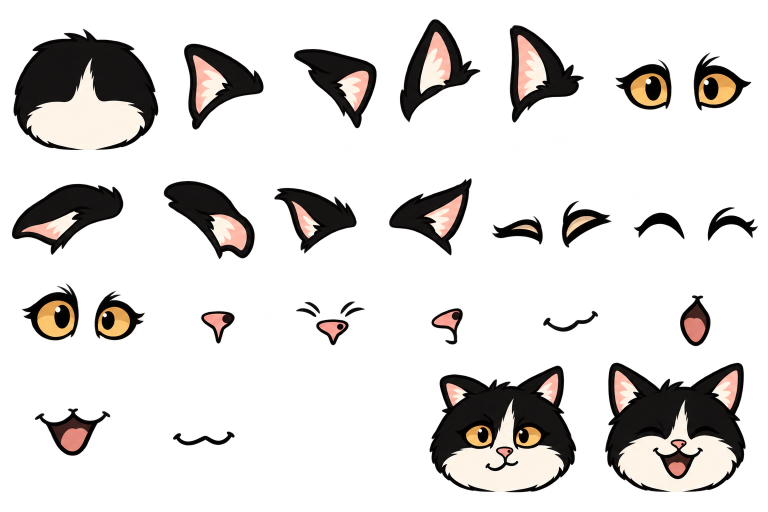
#> input picture assets/purplemonkey/rig-64-cat-v3/source/cat-face-source.png, 1536 x 1024 px (shown at 1/2 size)
$ python build_cat_cute_face.py
#> lines starting #> are read from the running program, lines starting #| are printed output that depends on the picture
### tools/art/extract_pet_rigs.py
#!/usr/bin/env python3
"""Deterministic extraction/registration of approved source sheets. No firmware edits.
Names l/r mean viewer-left/right. Output <=31px per axis; shared palette per pet.
"""
from pathlib import Path
import json, math, hashlib
import numpy as np
from PIL import Image, ImageDraw
ROOT=Path(__file__).resolve().parents[2]
BASE=ROOT/'assets/purplemonkey/rig'
SOURCE_BASE=BASE
MAX_SIZE=31
OUT=BASE/'review'
OUT.mkdir(exist_ok=True)
NIGHT=(22,18,46,255)
# Manually inspected regions enclosing whole parts, excluding assembled reference.
REGIONS={
'monkey':{'head':(0,30,480,440),'body':(480,95,770,495),'arm_l':(785,95,940,565),'arm_r':(975,95,1130,565),'leg_l':(15,450,240,850),'leg_r':(260,450,470,850),'tail':(475,500,850,845),'drum':(865,560,1195,800)},
'cat':{'head':(0,45,510,465),'body':(530,120,825,550),'arm_l':(885,180,1010,575),'arm_r':(1070,180,1200,575),'leg_l':(35,490,250,845),'leg_r':(330,490,535,845),'tail':(550,540,780,845),'xylophone':(780,595,1230,855)},
'dog':{'ear_l':(25,75,275,370),'head':(320,35,625,385),'ear_r':(640,75,915,370),'body':(335,375,630,735),'arm_l':(65,380,325,740),'arm_r':(650,380,905,740),'leg_l':(145,735,370,990),'leg_r':(520,735,740,990),'tail':(760,715,990,990)},
'llama':{'head':(35,35,315,420),'body':(320,130,780,475),'neck':(785,45,990,515),'tail':(85,430,315,615),'collar':(420,480,715,630),'leg_far_l':(110,620,270,985),'leg_far_r':(300,620,465,985),'leg_near_l':(535,620,690,985),'leg_near_r':(735,620,905,985)}}
EXPRS=['neutral','blink','happy','sing','surprised','sleepy']
def solid(im):
 a=np.array(im.convert('RGBA')); a[:,:,3]=np.where(a[:,:,3]>=128,255,0);a[a[:,:,3]==0,:3]=0
 return Image.fromarray(a)
# [161 lines left out: functions trim, extract, solve, render, main, not called in this run]
# [1 lines that do not run on import are left out]

### tools/art/build_cat_cute_face.py
#!/usr/bin/env python3
"""Register the cute face-only asymmetric cat revision to the existing modular rig."""
import json,math
from pathlib import Path
import numpy as np
from PIL import Image,ImageDraw
import extract_pet_rigs as art
ROOT=art.ROOT;BASE=ROOT/'assets/purplemonkey/rig-64-cat-v3';OLD=ROOT/'assets/purplemonkey/rig-64-modular/cat';D=BASE/'cat'

def build():
 D.mkdir(parents=True,exist_ok=True)
 src=Image.open(BASE/'source/cat-face-source.png').convert('RGBA');cells=[]
#> in build, src is the input picture: PIL image 1536x1024 RGBA; mean R, G, B, A 34.2, 28.6, 25.1, 55
 bounds=json.loads((BASE/'source/crop-grid.json').read_text()) if (BASE/'source/crop-grid.json').exists() else {'x':[round(i*src.width/6) for i in range(7)],'y':[round(i*src.height/4) for i in range(5)]}
 for i in range(24):
  x,y=i%6,i//6;box=bounds['boxes'][i] if 'boxes' in bounds else (bounds['x'][x],bounds['y'][y],bounds['x'][x+1],bounds['y'][y+1]);im=art.solid(src.crop(box))
  if i in (13,14,15,16,17,18,19):
   a=np.array(im);rgb=a[:,:,:3].astype(int);white=(rgb.min(axis=2)>155)&((rgb.max(axis=2)-rgb.min(axis=2))<55);a[white,3]=0;im=Image.fromarray(a)
  bb=im.getchannel('A').getbbox();assert bb;cells.append(im.crop(bb))
#> this loop made 21 passes
#> bb on passes 1 to 12: (27, 58, 256, 256), (0, 88, 256, 256), (0, 98, 241, 256), (32, 39, 256, 244), (0, 51, 256, 245), (0, 106, 222, 221), (24, 0, 256, 253), (0, 0, 253, 256), (37, 120, 201, 251), (11, 101, 256, 254), (0, 146, 256, 239), (0, 159, 235, 225)
#> pass 1, in build, `im = art.solid(src.crop(box))`:
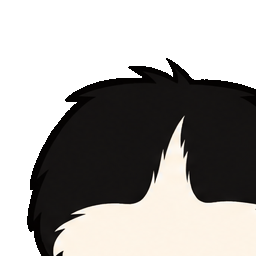
#> im: PIL image 256x256 RGBA; mean R, G, B, A 54.6, 52.1, 49.5, 146.8; transparent parts drawn white
#> pass 2, in build, `im = art.solid(src.crop(box))`:
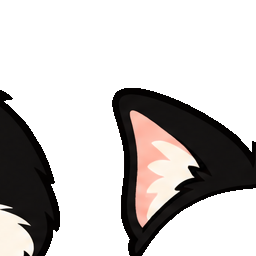
#> im: PIL image 256x256 RGBA; mean R, G, B, A 24.6, 21.3, 20.1, 82.6; transparent parts drawn white
#> pass 3, in build, `im = art.solid(src.crop(box))`:
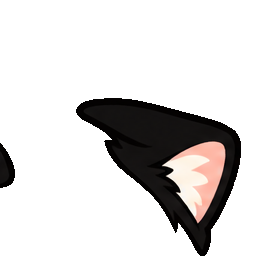
#> im: PIL image 256x256 RGBA; mean R, G, B, A 13.7, 11.5, 10.8, 54; transparent parts drawn white
#> after the loop:
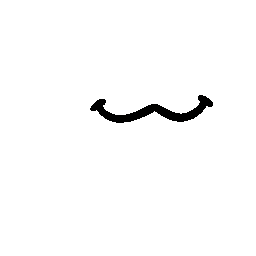
#> a: shape (256, 256, 4); mean R, G, B, A 0, 0, 0, 4.5; transparent parts drawn white
#> after the loop: im: PIL image 256x256 RGBA; every value is 0
#> after the loop, cells = 20 items
 rig=json.loads((OLD/'rig.json').read_text());meta=json.loads((OLD/'face-variants.json').read_text())
 parts={p['name']:Image.open(OLD/p['file']).convert('RGBA') for p in rig['parts']}
 def fit(im,size):
  s=min(size[0]/im.width,size[1]/im.height);return art.solid(im.resize((max(1,round(im.width*s)),max(1,round(im.height*s))),Image.Resampling.LANCZOS))
 head=fit(cells[0],(54,46));w,h=head.size;hp=[w//2,round((h-1)*.88)];parts['head_shape']=head
 p=next(p for p in rig['parts'] if p['name']=='head_shape');p['pivot']=hp
 meta['head_shape']={'file':'head_shape.png','canvas':[w,h],'pivot':hp}
 # Body, tail, limbs and instrument retain the prior approved cartoon pixels.
 variants={}
 groups=[('eyes',[5,10,11,12],['open','blink','happy','surprised'],.73,.32,.5,.45),('nose',[13,14,15],['neutral','scrunch','tilt'],.24,.16,.51,.65),('mouth',[16,17,18,19],['smile','sing','happy','sleepy'],.46,.23,.51,.80)]
 for name,indices,states,wr,hr,cx,cy in groups:
  raw=[cells[i] for i in indices];s=min(w*wr/max(im.width for im in raw),h*hr/max(im.height for im in raw));layer=meta['layers'][name];layer.update(canvas=[w,h],pivot=hp,registration={})
  for state,im in zip(states,raw):
   small=art.solid(im.resize((max(1,round(im.width*s)),max(1,round(im.height*s))),Image.Resampling.LANCZOS));xy=[round(w*cx-small.width/2),round(h*cy-small.height/2)];cv=Image.new('RGBA',(w,h));cv.paste(small,xy);variants[name+'_'+state]=cv;layer['registration'][state]={'source_cell':indices[states.index(state)],'offset':xy,'scale':s}
  p=next(p for p in rig['parts'] if p['name']==name);p.update(pivot=hp,at=hp);parts[name]=variants[name+'_'+layer['default']]
 # Retain the original closed-eye ink for a clear blink; align its visible bounds.
 oldblink=Image.open(OLD/'eyes_blink.png').convert('RGBA');oldblink=oldblink.crop(oldblink.getchannel('A').getbbox())
 sm=fit(oldblink,(round(w*.57),round(h*.24)));cv=Image.new('RGBA',(w,h));cv.paste(sm,(round(w*.5-sm.width/2),round(h*.45-sm.height/2)));variants['eyes_blink']=cv
 # Left and right ears are separately drawn, never mirrored.
 rawears=[cells[i] for i in (1,2,3,4,6,7,8,9)];es=min(26/max(im.width for im in rawears),30/max(im.height for im in rawears))
 for side,indices in [('l',[1,3,6,8]),('r',[2,4,7,9])]:
  name='ear_'+side;pv=[32,36];layer=meta['layers'][name];layer['pivot']=pv;layer['registration']={}
  for state,i in zip(('relaxed','perk','droop','flick'),indices):
   im=cells[i];sm=art.solid(im.resize((max(1,round(im.width*es)),max(1,round(im.height*es))),Image.Resampling.LANCZOS));xy=[32-round((sm.width-1)*.5),36-round((sm.height-1)*.86)];cv=Image.new('RGBA',(64,64));cv.paste(sm,xy);variants[name+'_'+state]=cv;layer['registration'][state]={'source_cell':i,'offset':xy,'scale':es}
  attach=[round(w*(.22 if side=='l' else .78)),round(h*(.23 if side=='l' else .19))]
  p=next(p for p in rig['parts'] if p['name']==name);p.update(pivot=pv,at=attach);parts[name]=variants[name+'_relaxed']
 # Keep body/limb/prop pixels byte-identical. Quantize ONLY new face art to the
 # original shared palette, which already includes warm white, black, pink and amber.
 preserved=[p['name'] for p in rig['parts'] if p['name'] not in ('head_shape','eyes','nose','mouth','ear_l','ear_r')]
 rgb=np.concatenate([np.array(parts[n])[np.array(parts[n])[:,:,3]>0,:3] for n in preserved])
 colors=sorted(set(map(tuple,rgb.tolist())))
 for c in [(255,190,70),(235,157,44),(250,171,160)]:
  if c not in colors:colors.append(c)
 # Fill remaining slots with face colors selected from the generated revision.
 facepix=np.concatenate([np.array(im)[np.array(im)[:,:,3]>0,:3] for im in [head]+list(variants.values())])
 extra=Image.fromarray(facepix.reshape(1,-1,3)).quantize(max(1,31-len(colors)),method=Image.Quantize.MEDIANCUT).getpalette()
 for j in range(0,len(extra),3):
  c=tuple(extra[j:j+3])
  if len(c)==3 and c not in colors and len(colors)<31:colors.append(c)
 pal=Image.new('P',(1,1));flat=[v for c in colors for v in c];pal.putpalette(flat+[0]*(768-len(flat)))
 def quant(im):
  q=im.convert('RGB').quantize(palette=pal,dither=Image.Dither.NONE).convert('RGBA');q.putalpha(im.getchannel('A'));return q
 parts={n:im if n in preserved else quant(im) for n,im in parts.items()};variants={n:quant(im) for n,im in variants.items()}
 for p in rig['parts']:parts[p['name']].save(D/p['file'])
 for n,im in variants.items():im.save(D/(n+'.png'))
 rig['note']='Cute storybook face-only cat v3. Body, tail, limbs and instrument from original modular cat. Independent asymmetric facial layers.'
 (D/'rig.json').write_text(json.dumps(rig,indent=2)+'\n');(D/'face-variants.json').write_text(json.dumps(meta,indent=2)+'\n')
 entries=[(p['name'],parts[p['name']],p['pivot'],p['file']) for p in rig['parts'] if p['name'] not in meta['layers']]
 for name,layer in meta['layers'].items():
  entries.extend((Path(file).stem,variants[Path(file).stem],layer['pivot'],file) for file in layer['frames'].values())
 atlas=Image.new('RGBA',(384,384));preview=Image.new('RGBA',(960,1104),art.NIGHT);draw=ImageDraw.Draw(preview);manifest={'cell_size':[64,64],'sheet':'spritesheet-64.png','frames':{}}
 for i,(name,im,pv,file) in enumerate(entries):
  x,y=i%6*64,i//6*64;ox,oy=(64-im.width)//2,(64-im.height)//2;atlas.paste(im,(x+ox,y+oy));tile=Image.new('RGBA',(64,64));tile.paste(im,(ox,oy));preview.alpha_composite(tile.resize((160,160),Image.Resampling.NEAREST),(i%6*160,i//6*184+24));draw.text((i%6*160+3,i//6*184+5),name,fill='white');manifest['frames'][name]={'cell':[x,y,64,64],'content':[x+ox,y+oy,im.width,im.height],'file':file,'pivot_in_cell':[pv[0]+ox,pv[1]+oy]}
 atlas.save(D/'spritesheet-64.png');preview.save(D/'spritesheet-preview.png');(D/'spritesheet-64.json').write_text(json.dumps(manifest,indent=2)+'\n')
 def render(ps=parts,a={}):return art.render(rig,ps,a,root=(128,136),size=256)
 render().save(D/'assembled.png');frames=[];faceboard=Image.new('RGBA',(768,560),art.NIGHT);dr=ImageDraw.Draw(faceboard)
 for i,(name,states) in enumerate(meta['expressions'].items()):
  ps=dict(parts)
  for layer,state in states.items():ps[layer]=variants[layer+'_'+state]
  im=render(ps);frames.append(im.resize((512,512),Image.Resampling.NEAREST).convert('RGB'));faceboard.paste(im,(i%3*256,i//3*280+24));dr.text((i%3*256+8,i//3*280+5),name,fill='white')
 faceboard.save(D/'faces-preview.png');frames[0].save(D/'expressions-preview.gif',save_all=True,append_images=frames[1:],duration=[700,150,500,500,500,500],loop=0)
 # Enlarged assembled head previews for reviewing likeness.
 headboard=Image.new('RGBA',(768,560),art.NIGHT);hd=ImageDraw.Draw(headboard)
 for i,frame in enumerate(frames):
  headboard.paste(frame.crop((172,110,340,270)).resize((256,244),Image.Resampling.NEAREST),(i%3*256,i//3*280+30));hd.text((i%3*256+8,i//3*280+8),list(meta['expressions'])[i],fill='white')
 headboard.save(D/'head-review.png')
 colors=set()
 for im in list(parts.values())+list(variants.values()):
  assert max(im.size)<=64;a=np.array(im);assert set(np.unique(a[:,:,3]))<={0,255};colors.update(map(tuple,a[a[:,:,3]>0,:3]))
 assert len(colors)<=31
 for p in rig['parts']:
  w0,h0=parts[p['name']].size;assert 0<=p['pivot'][0]<w0 and 0<=p['pivot'][1]<h0
  if p['parent']:
   w0,h0=parts[p['parent']].size;assert 0<=p['at'][0]<w0 and 0<=p['at'][1]<h0
 for f in manifest['frames'].values():
  x,y,w0,h0=f['content'];assert atlas.crop((x,y,x+w0,y+h0)).tobytes()==Image.open(D/f['file']).tobytes()
 (BASE/'validation.json').write_text(json.dumps({'parts':len(parts),'sprites':len(entries),'max_cell':64,'colors':len(colors),'independently_drawn_ears':True},indent=2)+'\n')
 for n in preserved:
  p=next(p for p in rig['parts'] if p['name']==n);assert parts[n].tobytes()==Image.open(OLD/p['file']).convert('RGBA').tobytes()
 print('Validated face-only cute cat:',len(parts),'parts,',len(entries),'sprites')
#> (the run stopped early here; a loop or call above may not have finished)
